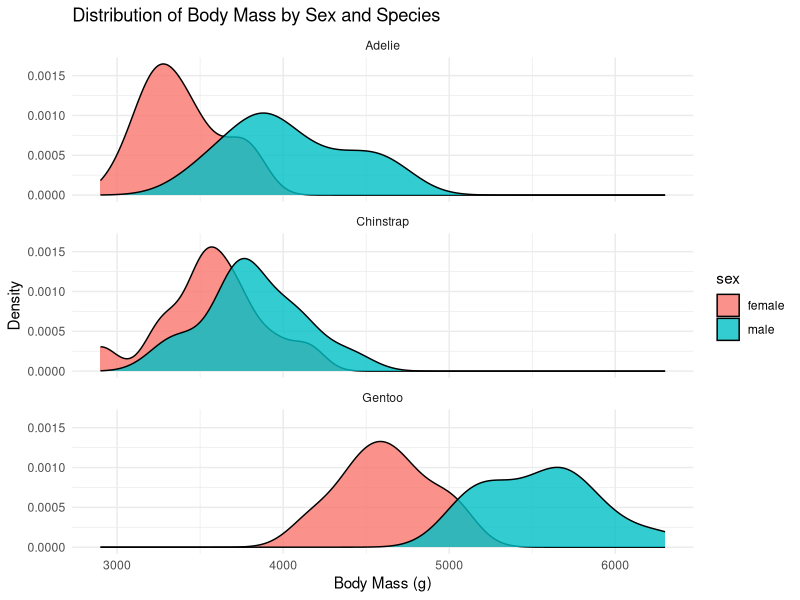
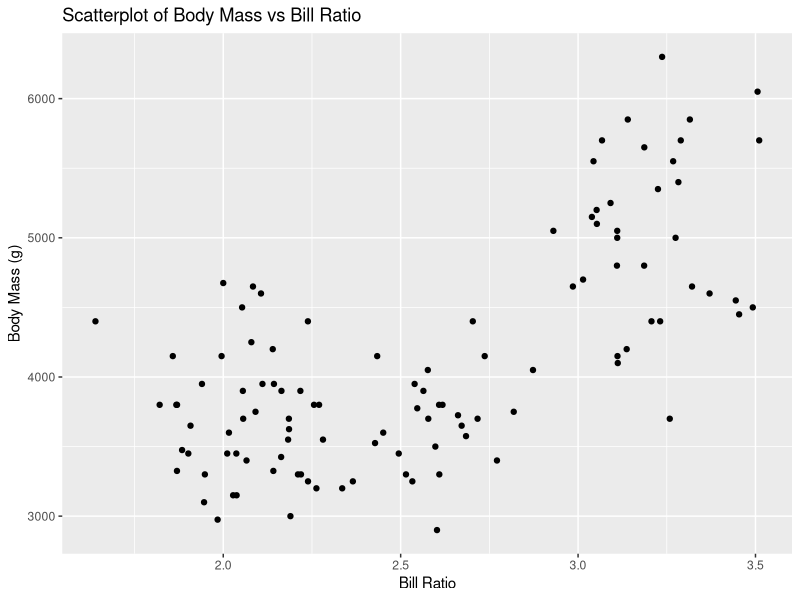
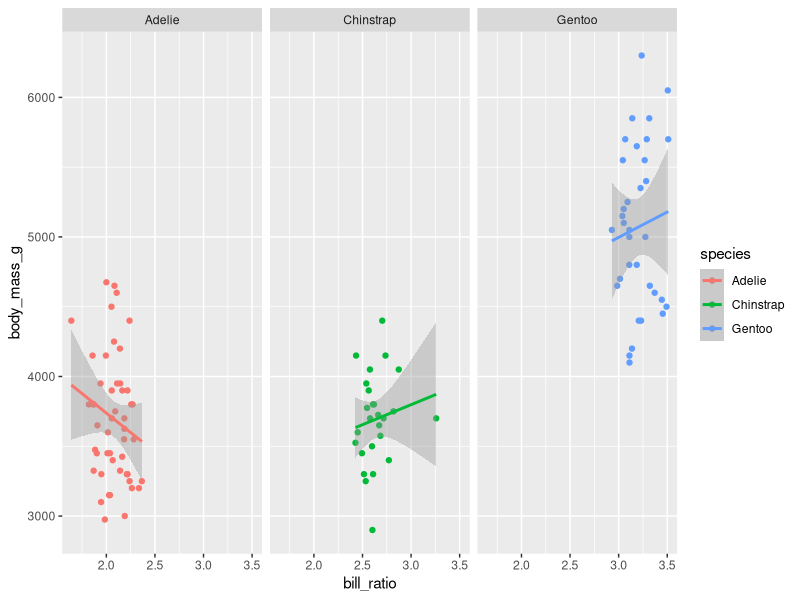
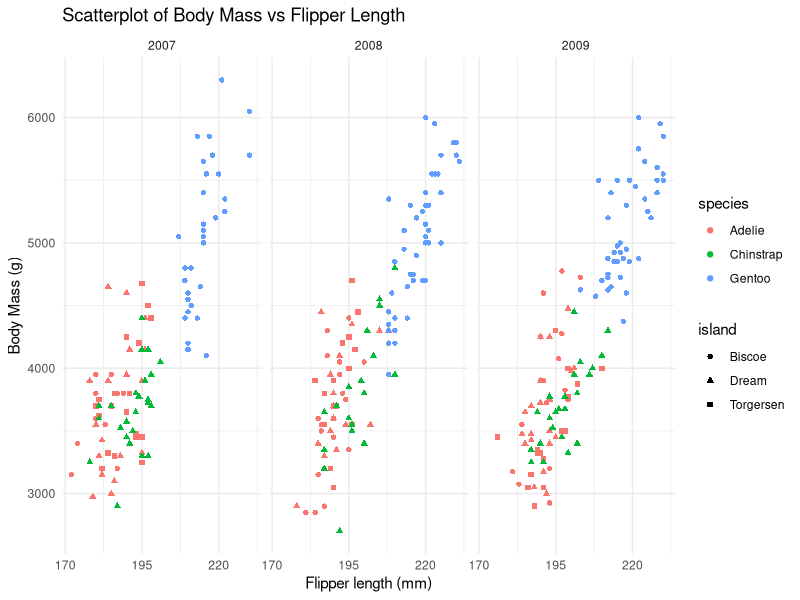

Source code (R) for these figures, in order:
## ---- chunk 1
knitr::opts_chunk$set(echo = TRUE, eval = TRUE,  
                      warning = FALSE, message = FALSE, 
                      fig.align = "center",
                      R.options = list(max.print=100))

# Edit the file starting below
## ---- chunk 2
# Call dplyr and ggplot2 packages within tidyverse
library(tidyverse)

# Paste and run the following uncommented code into your console: 
# install.packages("palmerpenguins")

# Save the data as a dataframe
penguins <- as.data.frame(palmerpenguins::penguins)
## ---- chunk 3
# Creating an object called "penguin_2007"
penguins_2007 <- penguins %>% filter(year == 2007)
# Number of rows in original data set
nrow(penguins)
# Number of rows in 2007 penguin data set
nrow(penguins_2007)
## ---- chunk 4
# Grouping by island and species
species_island_count <- penguins_2007 %>%
        group_by(species, island) %>% 
        summarise(count = n())
# Printing the count for each species-island combo
print(species_island_count)
# Finding species that are on all three islands
species_all_islands <- species_island_count %>% 
        group_by(species) %>% 
        filter(n_distinct(island) == 3) %>% 
        select(species) %>% 
        distinct()
print(species_all_islands)
        

## ---- chunk 5
# Creating variable for ratio of bill length and depth
penguins_2007 <- penguins_2007 %>%
        mutate(bill_ratio = bill_length_mm / bill_depth_mm)
## ---- chunk 6
# Finding which species has bill ratio greater than 3.5 
penguins_2007 %>% 
        filter(bill_ratio > 3.5) %>% 
        select(species) %>%
        distinct()
## ---- chunk 7
# Finding three penguins with smallest bill ratio for each speices
top_small_ratio <- penguins_2007 %>%
        arrange(species, bill_ratio) %>%
        group_by(species) %>%
        slice_head(n = 3) %>%
        select(species, sex, bill_ratio)
print(top_small_ratio)

## ---- chunk 8
# Calculating mean and standard deviation of bill ratio
species_bill_ratio_summary <- penguins_2007 %>%
        group_by(species) %>%
        summarise(mean_bill_ratio = mean(bill_ratio, na.rm = T), sd_bill_ratio = sd(bill_ratio, na.rm = T))
print(species_bill_ratio_summary)

greatest_mean_bill_ratio <- species_bill_ratio_summary %>%
        filter(mean_bill_ratio == max(mean_bill_ratio)) %>%
        select(species, mean_bill_ratio)
print(greatest_mean_bill_ratio)

## ---- chunk 9
# Removing missing values for sex
penguins_2007_filtered <- penguins_2007 %>% filter(!is.na(sex))

# Creating a plot
penguins_2007_filtered %>% ggplot(aes(x = body_mass_g, fill = sex)) + 
        geom_density(alpha = 0.8) + 
        facet_wrap(~species, nrow = 3) + 
        labs(title = "Distribution of Body Mass by Sex and Species", x = "Body Mass (g)", y = "Density") + theme_minimal()

## ---- chunk 10
# Creating a scatterplot
penguins_2007 %>% ggplot(aes(x = bill_ratio, y = body_mass_g)) + 
        geom_point() + 
        labs(x = "Bill Ratio", y = "Body Mass (g)", title = "Scatterplot of Body Mass vs Bill Ratio")

## ---- chunk 11
# Creating a scatterplot
penguins_2007 %>% ggplot(aes(x = bill_ratio, y = body_mass_g, color = species)) + 
        geom_point() + 
        geom_smooth(method = "lm") + 
        facet_wrap(vars(species))
        labs(x = "Bill Ratio", y = "Body Mass (g)", title = "Scatterplot of Body Mass vs Bill Ratio") + 
        theme_minimal()
## ---- chunk 12
# Creating a plot with original data set
penguins %>% ggplot(aes(x = flipper_length_mm, y = body_mass_g, color = species, shape = island)) + 
        geom_point() + 
        facet_wrap(vars(year)) + 
        labs(x = "Flipper length (mm)", y = "Body Mass (g)", title = "Scatterplot of Body Mass vs Flipper Length") + 
        scale_x_continuous(breaks = seq(170,230,25)) +
        theme_minimal()

